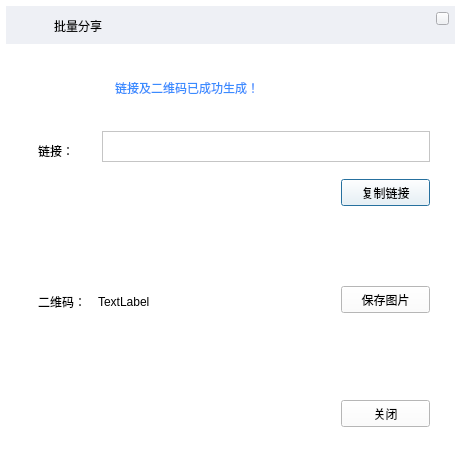
<?xml version="1.0" encoding="UTF-8"?>
<ui version="4.0">
 <class>shareDialog</class>
 <widget class="QDialog" name="shareDialog">
  <property name="geometry">
   <rect>
    <x>0</x>
    <y>0</y>
    <width>462</width>
    <height>458</height>
   </rect>
  </property>
  <property name="windowTitle">
   <string>Dialog</string>
  </property>
  <property name="styleSheet">
   <string notr="true">background-color: rgb(255, 255, 255);</string>
  </property>
  <widget class="QTextEdit" name="textEdit">
   <property name="geometry">
    <rect>
     <x>102</x>
     <y>131</y>
     <width>328</width>
     <height>31</height>
    </rect>
   </property>
  </widget>
  <widget class="QPushButton" name="pushButton_copy">
   <property name="geometry">
    <rect>
     <x>341</x>
     <y>179</y>
     <width>89</width>
     <height>27</height>
    </rect>
   </property>
   <property name="text">
    <string>复制链接</string>
   </property>
  </widget>
  <widget class="QLabel" name="label">
   <property name="geometry">
    <rect>
     <x>38</x>
     <y>143</y>
     <width>70</width>
     <height>15</height>
    </rect>
   </property>
   <property name="text">
    <string>链接：</string>
   </property>
  </widget>
  <widget class="QLabel" name="label_2">
   <property name="geometry">
    <rect>
     <x>98</x>
     <y>237</y>
     <width>130</width>
     <height>130</height>
    </rect>
   </property>
   <property name="text">
    <string>TextLabel</string>
   </property>
  </widget>
  <widget class="QLabel" name="label_3">
   <property name="geometry">
    <rect>
     <x>38</x>
     <y>294</y>
     <width>70</width>
     <height>15</height>
    </rect>
   </property>
   <property name="text">
    <string>二维码：</string>
   </property>
  </widget>
  <widget class="QPushButton" name="pushButton_sav">
   <property name="geometry">
    <rect>
     <x>341</x>
     <y>286</y>
     <width>89</width>
     <height>27</height>
    </rect>
   </property>
   <property name="text">
    <string>保存图片</string>
   </property>
  </widget>
  <widget class="QPushButton" name="pushButtonclos">
   <property name="geometry">
    <rect>
     <x>341</x>
     <y>400</y>
     <width>89</width>
     <height>27</height>
    </rect>
   </property>
   <property name="text">
    <string>关闭</string>
   </property>
  </widget>
  <widget class="QLabel" name="label_4">
   <property name="geometry">
    <rect>
     <x>6</x>
     <y>6</y>
     <width>449</width>
     <height>38</height>
    </rect>
   </property>
   <property name="styleSheet">
    <string notr="true">background-color: rgb(238, 240, 245);</string>
   </property>
   <property name="text">
    <string/>
   </property>
  </widget>
  <widget class="QPushButton" name="pushButtonclos2">
   <property name="geometry">
    <rect>
     <x>436</x>
     <y>12</y>
     <width>13</width>
     <height>13</height>
    </rect>
   </property>
   <property name="styleSheet">
    <string notr="true">border-image: url(:/new/mainwindow/pictures/exit_button.png);
background-color: rgb(238, 240, 245);</string>
   </property>
   <property name="text">
    <string/>
   </property>
  </widget>
  <widget class="QLabel" name="label_5">
   <property name="geometry">
    <rect>
     <x>22</x>
     <y>18</y>
     <width>23</width>
     <height>17</height>
    </rect>
   </property>
   <property name="styleSheet">
    <string notr="true">background-color: rgb(238, 240, 245);
border-image: url(:/new/mainwindow/pictures/system_icon.png);</string>
   </property>
   <property name="text">
    <string/>
   </property>
  </widget>
  <widget class="QLabel" name="label_6">
   <property name="geometry">
    <rect>
     <x>54</x>
     <y>16</y>
     <width>200</width>
     <height>20</height>
    </rect>
   </property>
   <property name="styleSheet">
    <string notr="true">background-color: rgb(238, 240, 245);
font: 75 9pt &quot;Arial&quot;;</string>
   </property>
   <property name="text">
    <string>批量分享</string>
   </property>
  </widget>
  <widget class="QLabel" name="label_7">
   <property name="geometry">
    <rect>
     <x>60</x>
     <y>71</y>
     <width>36</width>
     <height>36</height>
    </rect>
   </property>
   <property name="styleSheet">
    <string notr="true">border-image: url(:/new/mainwindow/pictures/system_success.png);</string>
   </property>
   <property name="text">
    <string/>
   </property>
  </widget>
  <widget class="QLabel" name="label_8">
   <property name="geometry">
    <rect>
     <x>115</x>
     <y>73</y>
     <width>300</width>
     <height>30</height>
    </rect>
   </property>
   <property name="styleSheet">
    <string notr="true">color: rgb(58, 140, 255);</string>
   </property>
   <property name="text">
    <string>链接及二维码已成功生成！</string>
   </property>
  </widget>
  <zorder>label_3</zorder>
  <zorder>pushButton_copy</zorder>
  <zorder>label</zorder>
  <zorder>pushButton_sav</zorder>
  <zorder>label_2</zorder>
  <zorder>pushButtonclos</zorder>
  <zorder>textEdit</zorder>
  <zorder>label_4</zorder>
  <zorder>pushButtonclos2</zorder>
  <zorder>label_5</zorder>
  <zorder>label_6</zorder>
  <zorder>label_7</zorder>
  <zorder>label_8</zorder>
 </widget>
 <resources/>
 <connections/>
</ui>
